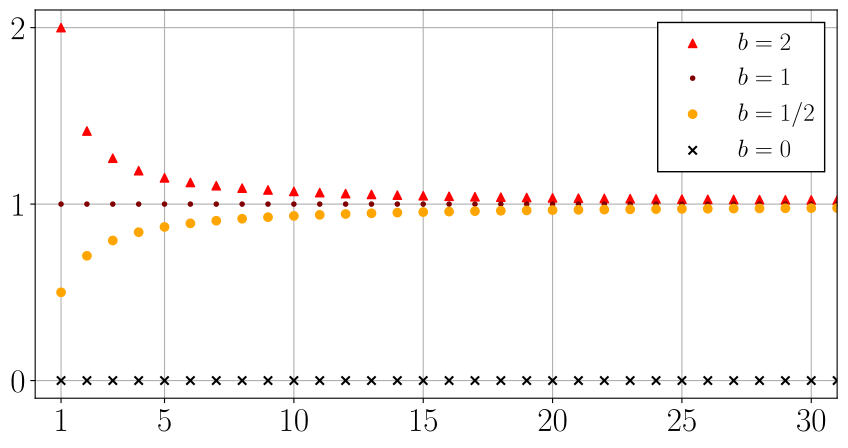

Python code for this plot:
import numpy as np, matplotlib.pyplot as plt
from matplotlib import rcParams
from pathlib import Path

rcParams['font.size'] = 24
rcParams['text.usetex'] = True

fig = plt.figure(figsize=(9,5))
ax = fig.add_subplot()

n = np.arange(1, 33)

ax.grid()
ax.set_axisbelow(True)

ax.scatter(n, np.power(2, 1/n), color='red', marker='^', label='$b=2$')
ax.scatter(n, np.ones(32), color='maroon', marker='.', label='$b=1$')
ax.scatter(n, np.power(0.5, 1/n), color='orange', marker='o', label='$b=1/2$')
ax.scatter(n, np.zeros(32), color='black', marker='x', label='$b=0$')

ax.legend(loc = 'upper right', fontsize=18, framealpha=1, edgecolor='black', fancybox=False)

ax.set_xlim(0, 31)
ax.set_ylim(-0.1, 2.1)
ax.set_xticks(ticks=[1, 5, 10, 15, 20, 25, 30])
ax.set_yticks(ticks=[0, 1, 2])

plt.tight_layout()

plt.savefig(Path(__file__).with_suffix('.pdf'), format="pdf", bbox_inches="tight")
#plt.show()
